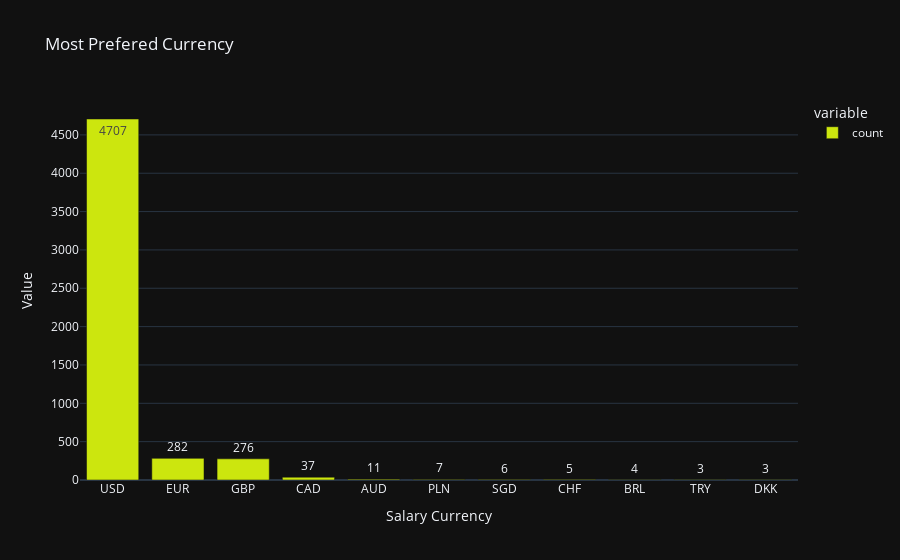

Notebook code cell kept with this figure:
### Code cell
iplot(px.bar(df_salary_currency,
             template='plotly_dark',
             labels={'salary_currency':'Salary Currency','value':'Value'},
             title='Most Prefered Currency',
             text_auto=True,
             color_discrete_sequence=['#cce60e']

             ))

### Figure 1 — Plotly figure (JSON) as saved in the notebook; plotly's stock layout.template omitted (floating-point values rounded to 4 significant figures)
{"data": [{"alignmentgroup": "True", "hovertemplate": "variable=count<br>Salary Currency=%{x}<br>Value=%{y}<extra></extra>", "legendgroup": "count", "marker": {"color": "#cce60e", "pattern": {"shape": ""}}, "name": "count", "offsetgroup": "count", "orientation": "v", "showlegend": true, "textposition": "auto", "texttemplate": "%{y}", "type": "bar", "x": ["USD", "EUR", "GBP", "CAD", "AUD", "PLN", "SGD", "CHF", "BRL", "TRY", "DKK"], "xaxis": "x", "y": [4707, 282, 276, 37, 11, 7, 6, 5, 4, 3, 3], "yaxis": "y"}], "layout": {"barmode": "relative", "legend": {"title": {"text": "variable"}, "tracegroupgap": 0}, "title": {"text": "Most Prefered Currency"}, "xaxis": {"anchor": "y", "domain": [0, 1], "title": {"text": "Salary Currency"}}, "yaxis": {"anchor": "x", "domain": [0, 1], "title": {"text": "Value"}}}}
